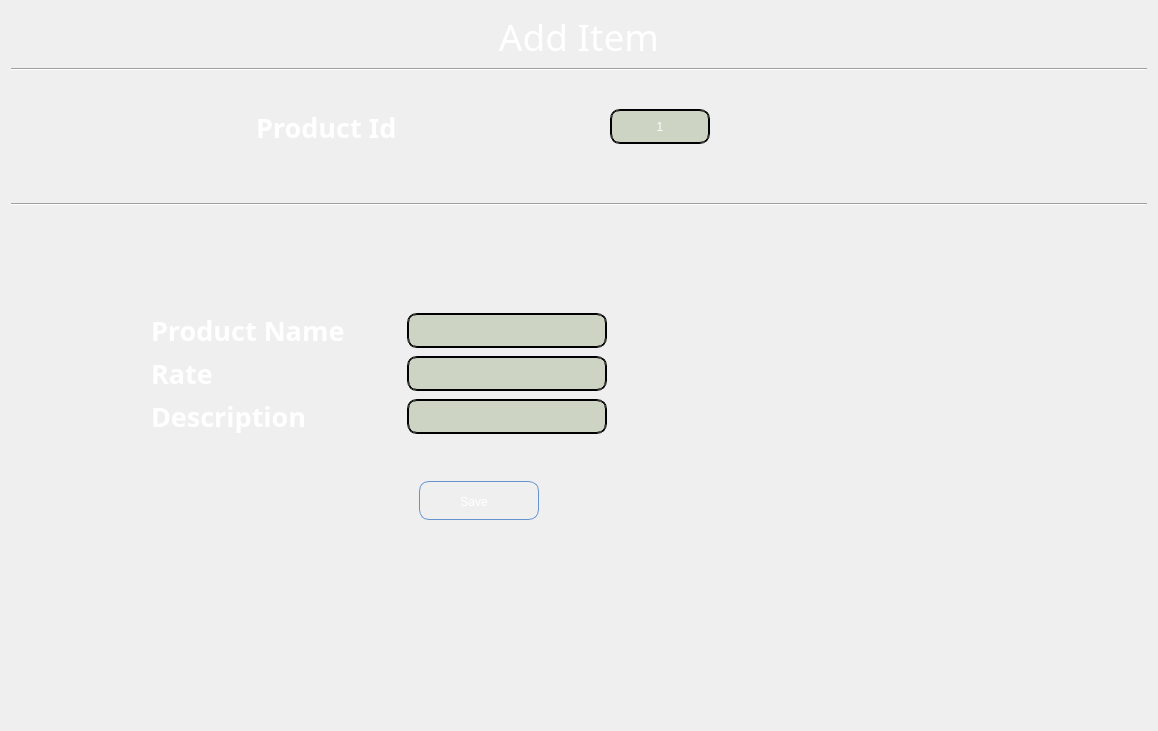
            <widget class="QWidget" name="add_Item_Page">
             <layout class="QVBoxLayout" name="verticalLayout_15">
              <item>
               <widget class="QLabel" name="label_74">
                <property name="font">
                 <font>
                  <family>Snap ITC</family>
                  <pointsize>28</pointsize>
                 </font>
                </property>
                <property name="styleSheet">
                 <string notr="true">background:transparent;
color: rgb(255, 255, 255);</string>
                </property>
                <property name="text">
                 <string>Add Item</string>
                </property>
                <property name="alignment">
                 <set>Qt::AlignCenter</set>
                </property>
               </widget>
              </item>
              <item>
               <widget class="Line" name="line_9">
                <property name="orientation">
                 <enum>Qt::Horizontal</enum>
                </property>
               </widget>
              </item>
              <item>
               <layout class="QHBoxLayout" name="horizontalLayout_79">
                <property name="leftMargin">
                 <number>100</number>
                </property>
                <property name="topMargin">
                 <number>30</number>
                </property>
                <property name="bottomMargin">
                 <number>50</number>
                </property>
                <item>
                 <widget class="QLabel" name="label_71">
                  <property name="minimumSize">
                   <size>
                    <width>0</width>
                    <height>40</height>
                   </size>
                  </property>
                  <property name="maximumSize">
                   <size>
                    <width>203</width>
                    <height>16777215</height>
                   </size>
                  </property>
                  <property name="font">
                   <font>
                    <family>Perpetua Titling MT</family>
                    <pointsize>20</pointsize>
                    <weight>75</weight>
                    <italic>false</italic>
                    <bold>true</bold>
                   </font>
                  </property>
                  <property name="styleSheet">
                   <string notr="true">background:transparent;
color: rgb(255, 255, 255);</string>
                  </property>
                  <property name="text">
                   <string>Product Id</string>
                  </property>
                 </widget>
                </item>
                <item>
                 <widget class="QLabel" name="AddItem_ProductId_PrimaryKey_Label">
                  <property name="minimumSize">
                   <size>
                    <width>100</width>
                    <height>0</height>
                   </size>
                  </property>
                  <property name="maximumSize">
                   <size>
                    <width>100</width>
                    <height>35</height>
                   </size>
                  </property>
                  <property name="styleSheet">
                   <string notr="true">QLabel{
font: 75 14pt &quot;MS Shell Dlg 2&quot;;
background: rgba(90, 120, 50, 59);
	color: rgb(255, 255, 255);
    selection-color: white;   
    border: 2px groove black;
    border-radius: 10px;
    padding: 2px 4px;
}</string>
                  </property>
                  <property name="text">
                   <string>1</string>
                  </property>
                  <property name="alignment">
                   <set>Qt::AlignCenter</set>
                  </property>
                 </widget>
                </item>
                <item>
                 <spacer name="horizontalSpacer_30">
                  <property name="orientation">
                   <enum>Qt::Horizontal</enum>
                  </property>
                  <property name="sizeType">
                   <enum>QSizePolicy::Minimum</enum>
                  </property>
                  <property name="sizeHint" stdset="0">
                   <size>
                    <width>40</width>
                    <height>20</height>
                   </size>
                  </property>
                 </spacer>
                </item>
                <item>
                 <spacer name="horizontalSpacer_23">
                  <property name="orientation">
                   <enum>Qt::Horizontal</enum>
                  </property>
                  <property name="sizeType">
                   <enum>QSizePolicy::Maximum</enum>
                  </property>
                  <property name="sizeHint" stdset="0">
                   <size>
                    <width>250</width>
                    <height>20</height>
                   </size>
                  </property>
                 </spacer>
                </item>
               </layout>
              </item>
              <item>
               <widget class="Line" name="line_10">
                <property name="orientation">
                 <enum>Qt::Horizontal</enum>
                </property>
               </widget>
              </item>
              <item>
               <spacer name="verticalSpacer_38">
                <property name="orientation">
                 <enum>Qt::Vertical</enum>
                </property>
                <property name="sizeType">
                 <enum>QSizePolicy::Ignored</enum>
                </property>
                <property name="sizeHint" stdset="0">
                 <size>
                  <width>20</width>
                  <height>100</height>
                 </size>
                </property>
               </spacer>
              </item>
              <item>
               <layout class="QHBoxLayout" name="horizontalLayout_78">
                <property name="leftMargin">
                 <number>100</number>
                </property>
                <property name="rightMargin">
                 <number>500</number>
                </property>
                <item>
                 <spacer name="horizontalSpacer_22">
                  <property name="orientation">
                   <enum>Qt::Horizontal</enum>
                  </property>
                  <property name="sizeHint" stdset="0">
                   <size>
                    <width>40</width>
                    <height>20</height>
                   </size>
                  </property>
                 </spacer>
                </item>
                <item>
                 <widget class="QLabel" name="label_70">
                  <property name="minimumSize">
                   <size>
                    <width>250</width>
                    <height>0</height>
                   </size>
                  </property>
                  <property name="font">
                   <font>
                    <family>Perpetua Titling MT</family>
                    <pointsize>20</pointsize>
                    <weight>75</weight>
                    <bold>true</bold>
                   </font>
                  </property>
                  <property name="styleSheet">
                   <string notr="true">background:transparent;
color: rgb(255, 255, 255);</string>
                  </property>
                  <property name="text">
                   <string>Product Name</string>
                  </property>
                 </widget>
                </item>
                <item>
                 <widget class="QLineEdit" name="AddItem_ProductName_LineEdit">
                  <property name="sizePolicy">
                   <sizepolicy hsizetype="Expanding" vsizetype="Fixed">
                    <horstretch>0</horstretch>
                    <verstretch>0</verstretch>
                   </sizepolicy>
                  </property>
                  <property name="minimumSize">
                   <size>
                    <width>200</width>
                    <height>0</height>
                   </size>
                  </property>
                  <property name="maximumSize">
                   <size>
                    <width>190</width>
                    <height>35</height>
                   </size>
                  </property>
                  <property name="styleSheet">
                   <string notr="true">QLineEdit{
font: 75 14pt &quot;MS Shell Dlg 2&quot;;
background: rgba(90, 120, 50, 59);
	color: rgb(255, 255, 255);
    selection-color: white;   
    border: 2px groove black;
    border-radius: 10px;
    padding: 2px 4px;
}</string>
                  </property>
                  <property name="text">
                   <string/>
                  </property>
                 </widget>
                </item>
                <item>
                 <spacer name="horizontalSpacer_21">
                  <property name="orientation">
                   <enum>Qt::Horizontal</enum>
                  </property>
                  <property name="sizeHint" stdset="0">
                   <size>
                    <width>40</width>
                    <height>20</height>
                   </size>
                  </property>
                 </spacer>
                </item>
               </layout>
              </item>
              <item>
               <layout class="QHBoxLayout" name="horizontalLayout_81">
                <property name="leftMargin">
                 <number>100</number>
                </property>
                <property name="rightMargin">
                 <number>500</number>
                </property>
                <item>
                 <spacer name="horizontalSpacer_26">
                  <property name="orientation">
                   <enum>Qt::Horizontal</enum>
                  </property>
                  <property name="sizeType">
                   <enum>QSizePolicy::Expanding</enum>
                  </property>
                  <property name="sizeHint" stdset="0">
                   <size>
                    <width>40</width>
                    <height>20</height>
                   </size>
                  </property>
                 </spacer>
                </item>
                <item>
                 <widget class="QLabel" name="label_73">
                  <property name="minimumSize">
                   <size>
                    <width>250</width>
                    <height>0</height>
                   </size>
                  </property>
                  <property name="font">
                   <font>
                    <family>Perpetua Titling MT</family>
                    <pointsize>20</pointsize>
                    <weight>75</weight>
                    <bold>true</bold>
                   </font>
                  </property>
                  <property name="styleSheet">
                   <string notr="true">background:transparent;
color: rgb(255, 255, 255);</string>
                  </property>
                  <property name="text">
                   <string>Rate                  </string>
                  </property>
                 </widget>
                </item>
                <item>
                 <widget class="QLineEdit" name="AddItem_Rate_LineEdit">
                  <property name="minimumSize">
                   <size>
                    <width>200</width>
                    <height>0</height>
                   </size>
                  </property>
                  <property name="maximumSize">
                   <size>
                    <width>190</width>
                    <height>35</height>
                   </size>
                  </property>
                  <property name="styleSheet">
                   <string notr="true">QLineEdit{
font: 75 14pt &quot;MS Shell Dlg 2&quot;;
background: rgba(90, 120, 50, 59);
color: rgb(255, 255, 255);
    selection-color: white;   
    border: 2px groove black;
    border-radius: 10px;
    padding: 2px 4px;
}</string>
                  </property>
                 </widget>
                </item>
                <item>
                 <spacer name="horizontalSpacer_25">
                  <property name="orientation">
                   <enum>Qt::Horizontal</enum>
                  </property>
                  <property name="sizeHint" stdset="0">
                   <size>
                    <width>40</width>
                    <height>20</height>
                   </size>
                  </property>
                 </spacer>
                </item>
               </layout>
              </item>
              <item>
               <layout class="QHBoxLayout" name="horizontalLayout_80">
                <property name="leftMargin">
                 <number>100</number>
                </property>
                <property name="rightMargin">
                 <number>500</number>
                </property>
                <item>
                 <spacer name="horizontalSpacer_28">
                  <property name="orientation">
                   <enum>Qt::Horizontal</enum>
                  </property>
                  <property name="sizeHint" stdset="0">
                   <size>
                    <width>40</width>
                    <height>20</height>
                   </size>
                  </property>
                 </spacer>
                </item>
                <item>
                 <widget class="QLabel" name="label_72">
                  <property name="minimumSize">
                   <size>
                    <width>250</width>
                    <height>0</height>
                   </size>
                  </property>
                  <property name="font">
                   <font>
                    <family>Perpetua Titling MT</family>
                    <pointsize>20</pointsize>
                    <weight>75</weight>
                    <bold>true</bold>
                   </font>
                  </property>
                  <property name="styleSheet">
                   <string notr="true">background:transparent;
color: rgb(255, 255, 255);</string>
                  </property>
                  <property name="text">
                   <string>Description     </string>
                  </property>
                 </widget>
                </item>
                <item>
                 <widget class="QLineEdit" name="AddItem_Description_LineEdit">
                  <property name="minimumSize">
                   <size>
                    <width>200</width>
                    <height>0</height>
                   </size>
                  </property>
                  <property name="maximumSize">
                   <size>
                    <width>190</width>
                    <height>35</height>
                   </size>
                  </property>
                  <property name="styleSheet">
                   <string notr="true">QLineEdit{
font: 75 14pt &quot;MS Shell Dlg 2&quot;;
background: rgba(90, 120, 50, 59);
color: rgb(255, 255, 255);
    selection-color: white;   
    border: 2px groove black;
    border-radius: 10px;
    padding: 2px 4px;
}</string>
                  </property>
                 </widget>
                </item>
                <item>
                 <spacer name="horizontalSpacer_27">
                  <property name="orientation">
                   <enum>Qt::Horizontal</enum>
                  </property>
                  <property name="sizeHint" stdset="0">
                   <size>
                    <width>40</width>
                    <height>20</height>
                   </size>
                  </property>
                 </spacer>
                </item>
               </layout>
              </item>
              <item>
               <spacer name="verticalSpacer_39">
                <property name="orientation">
                 <enum>Qt::Vertical</enum>
                </property>
                <property name="sizeType">
                 <enum>QSizePolicy::Preferred</enum>
                </property>
                <property name="sizeHint" stdset="0">
                 <size>
                  <width>20</width>
                  <height>40</height>
                 </size>
                </property>
               </spacer>
              </item>
              <item>
               <layout class="QHBoxLayout" name="horizontalLayout_82">
                <property name="spacing">
                 <number>0</number>
                </property>
                <property name="topMargin">
                 <number>0</number>
                </property>
                <property name="rightMargin">
                 <number>200</number>
                </property>
                <item>
                 <widget class="QPushButton" name="AddItem_Save_PushButton">
                  <property name="minimumSize">
                   <size>
                    <width>30</width>
                    <height>30</height>
                   </size>
                  </property>
                  <property name="maximumSize">
                   <size>
                    <width>120</width>
                    <height>39</height>
                   </size>
                  </property>
                  <property name="styleSheet">
                   <string notr="true">QPushButton:hover{
 background-image: url(:/newPrefix/img3.jpg);
       /* background:  qlineargradient(x1 : 0, y1 : 0, x2 : 0, y2 :   1, stop :   0.0 #ffd9aa,
                stop :   0.5 #ffbb6e, stop :   0.55 #feae42, stop :   1.0 #fedb74);*/
}

QPushButton {
        border: 1px solid #6593cf;
		border-width: 1px;
        border-radius: 10px;
        padding: 5px 15px 2px 5px;
        background:transparent;/* qlineargradient(x1 : 0, y1 : 0, x2 : 0, y2 :   1, stop :   0.0 #f5f9ff,
                stop :   0.5 #c7dfff, stop :   0.55 #afd2ff, stop :   1.0 #c0dbff);*/
       color: rgb(255, 255, 255);
		
	font: 75 14pt &quot;MS Shell Dlg 2&quot;;
        font: bold large &quot;Arial&quot;;
        height: 30px;
}




QPushButton:pressed {
        /*  background: qlineargradient(x1 : 0, y1 : 0, x2 : 0, y2 :   1, stop :   0.0 #c0dbff,
        stop :   0.5 #cfd26f, stop :   0.55 #c7df6f, stop :   1.0 #f5f9ff);*/
	    background-image: url(:/newPrefix/Img1.jpg);
        padding-top: 2px;
        padding-left: 3px;

}


QPushButton:on {
        background: qlineargradient(x1 : 0, y1 : 0, x2 : 0, y2 :   1, stop :   0.0 #5AA72D,
        stop :   0.5 #B3E296, stop :   0.55 #B3E296, stop :   1.0 #f5f9ff);
        padding-top: 2px;
        padding-left: 3px;
}

QPushButton:disabled {
        background: transparent #e5e9ee;
        padding-top: 2px;        
        padding-left: 3px;
        color: black;
}</string>
                  </property>
                  <property name="text">
                   <string>Save</string>
                  </property>
                 </widget>
                </item>
               </layout>
              </item>
              <item>
               <spacer name="verticalSpacer_40">
                <property name="orientation">
                 <enum>Qt::Vertical</enum>
                </property>
                <property name="sizeType">
                 <enum>QSizePolicy::Maximum</enum>
                </property>
                <property name="sizeHint" stdset="0">
                 <size>
                  <width>20</width>
                  <height>200</height>
                 </size>
                </property>
               </spacer>
              </item>
             </layout>
            </widget>
